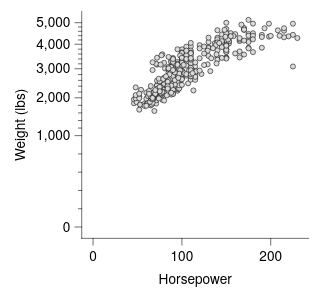

This figure's Vega-Lite source:
### Vega-Lite specification from a JSON file in a GitHub repository (floating-point values rounded to 4 significant figures; data arrays with more than 128 entries replaced by an {"elided": "..."} marker saying what was removed)
{"background": null, "config": {"arc": {"fill": "#DBDBDB", "fillOpacity": 1.0, "innerRadius": 25.0, "padAngle": 0.03, "stroke": "black", "strokeOpacity": 1, "strokeWidth": 0.25}, "area": {"fill": "#DBDBDB", "fillOpacity": 1.0, "stroke": "black", "strokeOpacity": 1, "strokeWidth": 0.25}, "axis": {"domain": true, "domainCap": "round", "domainColor": "black", "domainWidth": 0.25, "grid": false, "gridCap": "round", "gridColor": "#F1F1F1", "gridDash": [0, 0], "gridOpacity": 1.0, "gridWidth": 0.25, "labelColor": "black", "labelFont": "Helvetica Neue, HelveticaNeue, Helvetica, Arial, sans-serif", "labelFontSize": 6, "labelFontStyle": "normal", "labelFontWeight": 400, "offset": 0, "ticks": true, "tickCap": "round", "tickColor": "black", "tickRound": false, "tickSize": 3, "tickWidth": 0.25, "titleColor": "black", "titleFont": "Helvetica Neue, HelveticaNeue, Helvetica, Arial, sans-serif", "titleFontSize": 6, "titleFontStyle": "normal", "titleFontWeight": 400}, "axisX": {"domain": true, "labelAlign": "center", "labelAngle": 0, "labels": true, "ticks": true, "translate": 0}, "axisY": {"domain": true, "labelAlign": "right", "labelAngle": 0, "labels": true, "ticks": true, "translate": 0}, "axisRight": {"domain": true, "labelAlign": "left", "labelAngle": 0, "labels": true, "ticks": true, "translate": 0}, "axisTop": {"domain": true, "labelAlign": "center", "labelAngle": 0, "labels": true, "ticks": true, "translate": 0}, "axisBand": {"tickOffset": 0}, "bar": {"fill": "#DBDBDB", "fillOpacity": 1.0, "stroke": "black", "strokeOpacity": 1, "strokeWidth": 0.25}, "boxplot": {"size": 9.0, "ticks": {"cornerRadius": 0.25, "fill": "black", "opacity": 1, "size": 4.5, "thickness": 0.25}, "box": {"fillOpacity": 1.0, "stroke": "black", "strokeOpacity": 1, "strokeWidth": 0.25}, "median": {"cornerRadius": 0, "fill": "black", "fillOpacity": 1.0, "opacity": 1, "size": 9.0, "thickness": 0.25}, "rule": {"fill": "black", "fillOpacity": 1.0, "size": 10.0, "stroke": "black", "strokeDash": [0, 0], "strokeOpacity": 1, "strokeWidth": 0.25}, "outliers": {"color": "black", "fill": "black", "fillOpacity": 1.0, "size": 0, "stroke": "black", "strokeOpacity": 1, "strokeWidth": 0.25}}, "circle": {"fill": "black", "fillOpacity": 1.0, "size": 1.25, "stroke": null, "strokeOpacity": 1, "strokeWidth": 0.25}, "errorband": {"band": {"fillOpacity": 0.6, "stroke": null, "strokeWidth": 0.25, "strokeOpacity": 1}, "borders": {"opacity": 0, "strokeOpacity": 1, "strokeWidth": 0.25}}, "errorbar": {"opacity": 1, "rule": {"strokeDash": [0, 0], "strokeWidth": 0.25}, "ticks": {"color": "black", "cornerRadius": 0.125, "opacity": 1, "size": 6.0, "thickness": 0.25}, "thickness": 0.25}, "font": "Helvetica Neue, HelveticaNeue, Helvetica, Arial, sans-serif", "geoshape": {"fill": "#DBDBDB", "fillOpacity": 1.0, "stroke": "black", "strokeOpacity": 1, "strokeWidth": 0.25}, "header": {"labelColor": "black", "labelFont": "Helvetica Neue, HelveticaNeue, Helvetica, Arial, sans-serif", "labelFontSize": 6, "labelFontStyle": "normal", "labelFontWeight": 400, "titleColor": "black", "titleFont": "Helvetica Neue, HelveticaNeue, Helvetica, Arial, sans-serif", "titleFontSize": 6, "titleFontStyle": "normal", "titleFontWeight": 400, "titlePadding": 0}, "legend": {"disable": false, "offset": 4.5, "titlePadding": 4, "labelOffset": 2, "gradientLabelOffset": 2, "columnPadding": 4, "rowPadding": 2, "gradientLength": 50.0, "gradientThickness": 5.0, "gradientOpacity": 1.0, "gradientStrokeColor": "black", "gradientStrokeWidth": 0.25, "labelColor": "black", "labelFont": "Helvetica Neue, HelveticaNeue, Helvetica, Arial, sans-serif", "labelFontSize": 6, "labelFontStyle": "normal", "labelFontWeight": 400, "strokeColor": "black", "strokeWidth": 0, "symbolSize": 36, "symbolStrokeColor": "black", "symbolStrokeWidth": 0.25, "titleColor": "black", "titleFont": "Helvetica Neue, HelveticaNeue, Helvetica, Arial, sans-serif", "titleFontSize": 6, "titleFontStyle": "normal", "titleFontWeight": 400}, "line": {"color": "black", "stroke": "black", "strokeCap": "butt", "strokeDash": [0, 0], "strokeOpacity": 1, "strokeWidth": 0.5}, "point": {"filled": true, "fill": "#DBDBDB", "fillOpacity": 1.0, "size": 5.0, "stroke": "black", "strokeOpacity": 1, "strokeWidth": 0.25}, "range": {"category": ["#B2B2B2", "#4A7CD3", "#008542", "#664CAF", "#509F98", "#636363", "#284F93", "#005226", "#382864", "#285753"], "diverging": {"scheme": ["#443E60", "#5F597E", "#7C759B", "#9994B6", "#B7B4CC", "#D6D5DC", "#F6F6F6", "#D1DAD9", "#A4C2BF", "#7AA9A4", "#578E89", "#37736E", "#1B5954"]}, "heatmap": {"scheme": ["#440154", "#472270", "#433E82", "#38598C", "#2C728E", "#238A8D", "#24A086", "#39B578", "#5DC862", "#96D646", "#CAE02D", "#FDE724"]}, "ordinal": {"scheme": ["#F1F1F1", "#DBDBDB", "#C6C6C6", "#B2B2B2", "#9D9D9D", "#898989", "#767676", "#636363", "#515151", "#404040", "#2F2F2F", "#1F1F1F"]}, "ramp": {"scheme": ["#440154", "#472270", "#433E82", "#38598C", "#2C728E", "#238A8D", "#24A086", "#39B578", "#5DC862", "#96D646", "#CAE02D", "#FDE724"]}}, "rule": {"color": "black", "stroke": "black", "strokeCap": "round", "strokeDash": [2, 2], "strokeOpacity": 1, "strokeWidth": 0.25}, "scale": {"barBandPaddingInner": 0.1, "rectBandPaddingInner": 0, "tickBandPaddingInner": 0.1, "bandPaddingOuter": 0.1, "bandWithNestedOffsetPaddingInner": 0.2, "bandWithNestedOffsetPaddingOuter": 0.2, "offsetBandPaddingInner": 0, "offsetBandPaddingOuter": 0, "continuousPadding": 5.0, "round": false}, "rect": {"fill": "#DBDBDB", "fillOpacity": 1.0, "stroke": "black", "strokeOpacity": 1, "strokeWidth": 0.25}, "square": {"fill": "#DBDBDB", "fillOpacity": 1.0, "size": 10.0, "stroke": "black", "strokeOpacity": 1, "strokeWidth": 0.25}, "text": {"color": "black", "font": "Helvetica Neue, HelveticaNeue, Helvetica, Arial, sans-serif", "fontSize": 6, "fontStyle": "normal", "fontWeight": 400}, "tick": {"color": "black", "cornerRadius": 0.125, "opacity": 1.0, "size": 9.0, "thickness": 0.25}, "title": {"anchor": "middle", "frame": "group", "color": "black", "font": "Helvetica Neue, HelveticaNeue, Helvetica, Arial, sans-serif", "fontSize": 6, "fontStyle": "normal", "fontWeight": 400, "subtitleColor": "black", "subtitleFont": "Helvetica Neue, HelveticaNeue, Helvetica, Arial, sans-serif", "subtitleFontSize": 6, "subtitleFontStyle": "normal", "subtitleFontWeight": 400}, "trail": {"color": "black", "opacity": 1, "size": 0.5}, "view": {"continuousWidth": 100, "continuousHeight": 100, "discreteWidth": 100, "discreteHeight": 100, "fill": null, "stroke": null, "strokeWidth": 0.25}}, "layer": [{"data": {"name": "data-d7a230a7326baf606a19256938f2a2d2"}, "mark": {"type": "point"}, "encoding": {"x": {"field": "Horsepower", "title": "Horsepower", "type": "quantitative", "scale": {"nice": false}}, "y": {"axis": {"values": [0, 1000, 2000, 3000, 4000, 5000]}, "field": "Weight_in_lbs", "scale": {"exponent": 0.5, "type": "pow", "nice": false}, "title": "Weight (lbs)", "type": "quantitative"}}}, {"data": {"name": "data-d7a230a7326baf606a19256938f2a2d2"}, "mark": {"type": "point", "opacity": 0}, "encoding": {"y": {"axis": {"domain": false, "grid": false, "labels": false, "orient": "left", "tickSize": 1.5, "ticks": true, "values": [40.0, 160.0, 360.0, 640.0, 1173.0, 1359.0, 1559.0, 1773.0, 2184.0, 2376.0, 2576.0, 2784.0, 3189.0, 3383.0, 3583.0, 3789.0, 4191.0, 4387.0, 4587.0, 4791.0]}, "field": "Weight_in_lbs", "scale": {"domain": [0.0, 5000.0], "exponent": 0.5, "type": "pow", "nice": false}, "title": null, "type": "quantitative"}}, "transform": [{"filter": "false"}]}], "resolve": {"axis": {"y": "independent"}}, "$schema": "https://vega.github.io/schema/vega-lite/v6.4.1.json", "datasets": {"data-d7a230a7326baf606a19256938f2a2d2": {"elided": "400 records"}}}
